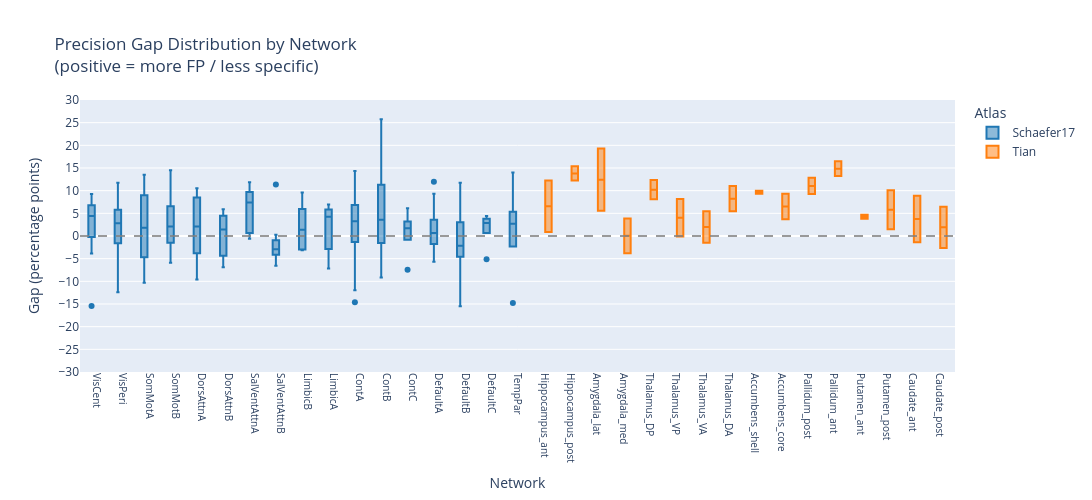

Notebook code for this chart:
### Markdown cell above
### Precision By Network

### Code cell
# =============================================================================
# 3b. Interactive Box Plot: Precision Gap by Network (separate)
# =============================================================================
def plot_precision_gap_by_network_plotly(df):
    fig = px.box(
        df,
        x='network',
        y='Precision_Gap',
        color='Atlas',
        points='outliers',
        hover_name='region_name',
        hover_data={'network': True, 'Precision_Gap': ':.2f'},
        color_discrete_map={'Schaefer17': '#1f77b4', 'Tian': '#ff7f0e'},
        title='Precision Gap Distribution by Network<br>(positive = more FP / less specific)',
        labels={'Precision_Gap': 'Gap (percentage points)', 'network': 'Network'}
    )
    
    # Dashed zero line
    fig.add_hline(y=0, line_dash="dash", line_color="gray", opacity=0.8)
    
    # Fixed Y-axis as requested
    fig.update_yaxes(range=[-30, 30],dtick=5)
    
    fig.update_layout(
        height=500,
        width=1200,
        xaxis=dict(tickangle=90, tickfont_size=10),
        legend_title="Atlas"
    )
    
    fig.show()

plot_precision_gap_by_network_plotly(region_info)

### Figure 1 — Plotly figure (JSON) as saved in the notebook; plotly's stock layout.template omitted (floating-point values rounded to 4 significant figures; data arrays with more than 128 entries replaced by an {"elided": "..."} marker saying what was removed)
{"data": [{"alignmentgroup": "True", "boxpoints": "outliers", "hovertemplate": "<b>%{hovertext}</b><br><br>Atlas=Schaefer17<br>Network=%{x}<br>Gap (percentage points)=%{y:.2f}<extra></extra>", "hovertext": {"elided": "200 str values"}, "legendgroup": "Schaefer17", "marker": {"color": "#1f77b4"}, "name": "Schaefer17", "notched": false, "offsetgroup": "Schaefer17", "orientation": "v", "showlegend": true, "type": "box", "x": {"elided": "200 str values"}, "x0": " ", "xaxis": "x", "y": {"elided": "200 float values"}, "y0": " ", "yaxis": "y"}, {"alignmentgroup": "True", "boxpoints": "outliers", "hovertemplate": "<b>%{hovertext}</b><br><br>Atlas=Tian<br>Network=%{x}<br>Gap (percentage points)=%{y:.2f}<extra></extra>", "hovertext": ["aHIP-rh", "pHIP-rh", "lAMY-rh", "mAMY-rh", "THA-DP-rh", "THA-VP-rh", "THA-VA-rh", "THA-DA-rh", "NAc-shell-rh", "NAc-core-rh", "pGP-rh", "aGP-rh", "aPUT-rh", "pPUT-rh", "aCAU-rh", "pCAU-rh", "aHIP-lh", "pHIP-lh", "lAMY-lh", "mAMY-lh", "THA-DP-lh", "THA-VP-lh", "THA-VA-lh", "THA-DA-lh", "NAc-shell-lh", "NAc-core-lh", "pGP-lh", "aGP-lh", "aPUT-lh", "pPUT-lh", "aCAU-lh", "pCAU-lh"], "legendgroup": "Tian", "marker": {"color": "#ff7f0e"}, "name": "Tian", "notched": false, "offsetgroup": "Tian", "orientation": "v", "showlegend": true, "type": "box", "x": ["Hippocampus_ant", "Hippocampus_post", "Amygdala_lat", "Amygdala_med", "Thalamus_DP", "Thalamus_VP", "Thalamus_VA", "Thalamus_DA", "Accumbens_shell", "Accumbens_core", "Pallidum_post", "Pallidum_ant", "Putamen_ant", "Putamen_post", "Caudate_ant", "Caudate_post", "Hippocampus_ant", "Hippocampus_post", "Amygdala_lat", "Amygdala_med", "Thalamus_DP", "Thalamus_VP", "Thalamus_VA", "Thalamus_DA", "Accumbens_shell", "Accumbens_core", "Pallidum_post", "Pallidum_ant", "Putamen_ant", "Putamen_post", "Caudate_ant", "Caudate_post"], "x0": " ", "xaxis": "x", "y": [0.8939, 12.22, 19.31, 3.875, 8.084, -0.09314, -1.488, 11.0, 9.336, 9.308, 9.272, 16.48, 3.793, 10.07, -1.369, 6.453, 12.24, 15.4, 5.547, -3.807, 12.34, 8.156, 5.445, 5.48, 9.963, 3.714, 12.83, 13.23, 4.701, 1.495, 8.876, -2.639], "y0": " ", "yaxis": "y"}], "layout": {"boxmode": "group", "height": 500, "legend": {"title": {"text": "Atlas"}, "tracegroupgap": 0}, "shapes": [{"line": {"color": "gray", "dash": "dash"}, "opacity": 0.8, "type": "line", "x0": 0, "x1": 1, "xref": "x domain", "y0": 0, "y1": 0, "yref": "y"}], "title": {"text": "Precision Gap Distribution by Network<br>(positive = more FP / less specific)"}, "width": 1200, "xaxis": {"anchor": "y", "domain": [0, 1], "tickangle": 90, "tickfont": {"size": 10}, "title": {"text": "Network"}}, "yaxis": {"anchor": "x", "domain": [0, 1], "dtick": 5, "range": [-30, 30], "title": {"text": "Gap (percentage points)"}}}}
